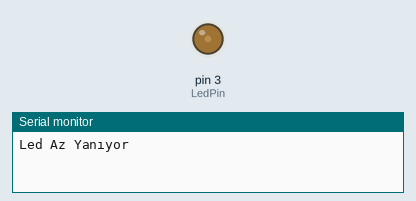
A sketch run on a simulated Arduino Uno, built with avr-gcc and run on an emulated ATmega328P. On the bench: output pins drawn as LEDs (lit = HIGH), the last lines printed to the serial monitor.

Above: at 0.05 s.
At 4.0 s:
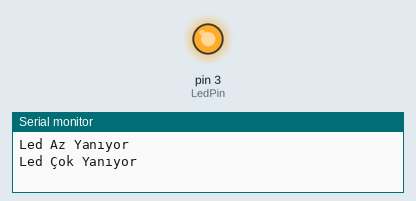
Timing chart, 0 to 5.2 s (numbered marks = the images above):
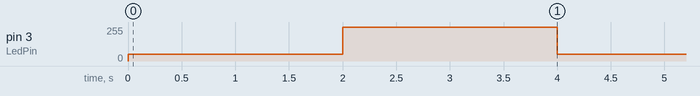

Measured:
- by itself, pin 3 (LedPin): alternates 255/255 for 2.0 s and 50/255 for 2.0 s

The sketch:

led_pwm.ino
```cpp
int LedPin = 3;

void setup() {
  Serial.begin(115200);
  pinMode(LedPin, OUTPUT);

}

void loop() {
  // put your main code here, to run repeatedly:
  analogWrite(LedPin, 50);
  Serial.println("Led Az Yanıyor");
  delay(2000);
  analogWrite(LedPin, 255);
  Serial.println("Led Çok Yanıyor");
  delay(2000);

}
```
